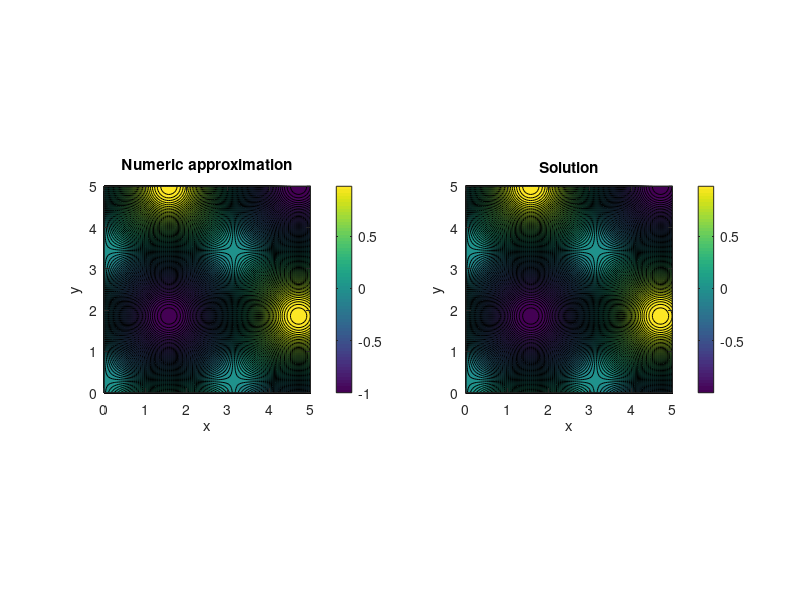

Reproduce this figure in MATLAB.
n = 100;
x = linspace(0, 5, n)';
y = linspace(0, 5, n)';
h = x(2) - x(1);

u = @(X, Y) sin(X)*cos(Y);

rows = [];
cols = [];
vals = [];

F = zeros(n * n, 1);
true_U = zeros(n * n, 1);

for j = 1:n
    for i = 1:n 
        center = (j - 1)*n + i;

        if j == 1 || j == n || i == 1 || i == n
            rows = [rows; center];
            cols = [cols; center];
            vals = [vals; 1];
            F(center) = u(x(j), y(n - i + 1)) / h^2;
            true_U(center) = u(x(j), y(n - i + 1));
            continue
        end

        below = center + 1;
        above = center - 1;
        left = (j - 2)*n + i;
        right = j*n + i;

        rows = [rows; center];
        cols = [cols; center];
        vals = [vals; -4];

        rows = [rows; center];
        cols = [cols; below];
        vals = [vals; 1];

        rows = [rows; center];
        cols = [cols; above];
        vals = [vals; 1];

        rows = [rows; center];
        cols = [cols; left];
        vals = [vals; 1];

        rows = [rows; center];
        cols = [cols; right];
        vals = [vals; 1];

        F(center) = -2*u(x(j), y(n - i + 1));
        true_U(center) = u(x(j), y(n - i + 1));
    end
end

l = n*n;

M = sparse(rows, cols, vals, l, l);

U = reshape((M \ F) .* h^2, n, n);
true_U = reshape(true_U, n, n);


color_2 = "#009E73";
color_inf = "#D55E00";

[X, Y] = meshgrid(x, y);

figure;

subplot(1,2,1);
contourf(X, Y, U, 100);
xlabel('x'); ylabel('y');
title('Numeric approximation');
colorbar;
axis equal;

subplot(1,2,2);
contourf(X, Y, true_U, 100);
xlabel('x'); ylabel('y');
title('Solution');
colorbar;
axis equal;
